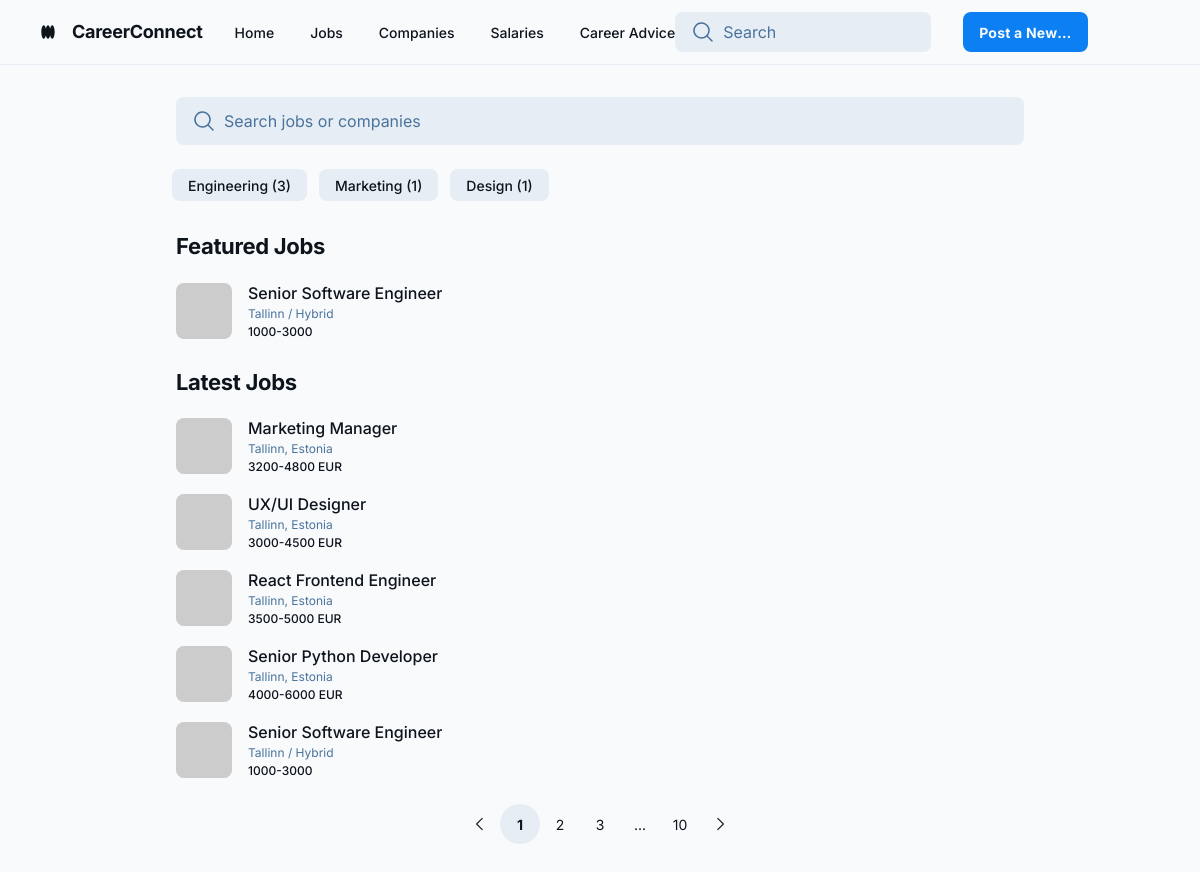
The page / on the database its author committed.
### jobs/models.py (models this page shows, shortened)
class Job(models.Model):
    CATEGORY_CHOICES = [
        ('engineering', 'Engineering'),
        ('design', 'Design'),
        ('marketing', 'Marketing'),
        ('sales', 'Sales'),
        ('product', 'Product'),
        ('operations', 'Operations'),
        ('finance', 'Finance'),
        ('hr', 'Human Resources'),
        ('customer_support', 'Customer Support'),
        ('other', 'Other'),
    ]
    STATUS_CHOICES = [
        ('live', 'Live'),
        ('in_review', 'In Review'),
    ]
    created_at = models.DateTimeField(auto_now_add=True)
    updated_at = models.DateTimeField(auto_now=True)
    expires_at = models.DateTimeField(null=True, blank=True, help_text="When this job ad expires and is no longer visible")
    is_featured = models.BooleanField(default=False, help_text="Whether this job is featured")
    status = models.CharField(max_length=20, choices=STATUS_CHOICES, default='in_review', help_text="Current status of the job posting")
    title = models.CharField(max_length=200)
    description = models.TextField()
    salary_range = models.CharField(max_length=100)
    category = models.CharField(max_length=50, choices=CATEGORY_CHOICES)
    location = models.CharField(max_length=200)
    company = models.ForeignKey(Company, on_delete=models.CASCADE, related_name='jobs')
    application_contact = models.CharField(max_length=255, default="", help_text="Email or URL for job applications")
    slug = models.SlugField(max_length=255, unique=True, blank=True, null=True, help_text="SEO-friendly URL slug")
    class Meta:
        ordering = ['-created_at']

### tallinnstartups/views.py (the view)
# urls.py: 2. Add a URL to urlpatterns:  path('', views.home, name='home')
def home(request):
    search_form = JobSearchForm(request.GET)
    search_query = None
    if search_form.is_valid() and search_form.cleaned_data.get('q'):
        search_query = search_form.cleaned_data['q']
    home_service = HomePageService()
    context = home_service.get_home_page_data(search_query=search_query)
    context['search_form'] = search_form
    return render(request, 'tallinnstartups/index.html', context)

### jobs/forms.py
class JobSearchForm(forms.Form):
    q = forms.CharField(
        max_length=255,
        required=False,
        strip=True,
        widget=forms.TextInput(attrs={
            'placeholder': 'Search jobs...',
            'class': 'form-input'
        })
    )
    def clean_q(self):
        query = self.cleaned_data.get('q')
        if query:
            query = re.sub(r'[<>"\';]', '', query)
            query = re.sub(r'\s+', ' ', query).strip()
        return query

### jobs/repositories.py (called while the page is built)
    @staticmethod
    def get_category_counts() -> QuerySet:
        return Job.objects.filter(
            status='live'
        ).values('category').annotate(count=Count('id')).order_by('-count')

    @staticmethod
    def get_featured_jobs(limit: int = 2) -> QuerySet:
        return Job.objects.filter(
            status='live',
            is_featured=True
        ).select_related('company')[:limit]

    @staticmethod
    def get_latest_jobs(limit: int = 5) -> QuerySet:
        return Job.objects.filter(
            status='live'
        ).select_related('company').order_by('-created_at')[:limit]

### jobs/services.py (called while the page is built)
    def get_home_page_data(self, search_query: str = None) -> Dict[str, Any]:
        if search_query:
            return self._get_search_results(search_query)
        else:
            return {
                'categories': self._get_formatted_categories(),
                'featured_jobs': self._get_formatted_featured_jobs(),
                'latest_jobs': self._get_formatted_latest_jobs(),
                'is_search_results': False,
                'search_query': None,
                'total_results': None
            }

    def _get_formatted_categories(self) -> List[Dict[str, Any]]:
        category_counts = self.job_repository.get_category_counts()
        categories = []
        for cat in category_counts:
            category_name = dict(Job.CATEGORY_CHOICES).get(
                cat['category'],
                cat['category'].title()
            )
            categories.append({
                'name': category_name,
                'count': cat['count'],
                'url': None
            })
        return categories

    def _get_formatted_featured_jobs(self) -> List[Dict[str, Any]]:
        featured_jobs = self.job_repository.get_featured_jobs()
        return [self._format_job_data(job) for job in featured_jobs]

### tallinnstartups/templates/tallinnstartups/index.html (shortened to what this page needs)
{% extends 'tallinnstartups/base.html' %}
{% block content %}
<div class="px-40 flex flex-1 justify-center py-5">
    <div class="layout-content-container flex flex-col max-w-[960px] flex-1">
        <div class="px-4 py-3">
            {% include 'tallinnstartups/components/search_bar.html' with placeholder="Search jobs or companies" large=True %}
        </div>
        {% if not is_search_results %}
            {% include 'tallinnstartups/components/job_categories.html' %}
        {% endif %}
        {% if featured_jobs or not is_search_results %}
            {% if is_search_results %}
                <h2 class="text-[#0d141c] text-[22px] font-bold leading-tight tracking-[-0.015em] px-4 pb-3 pt-5">Featured Results</h2>
            {% else %}
                <h2 class="text-[#0d141c] text-[22px] font-bold leading-tight tracking-[-0.015em] px-4 pb-3 pt-5">Featured Jobs</h2>
            {% endif %}
            {% if featured_jobs %}
            {% for job in featured_jobs %}
                {% include 'tallinnstartups/components/job_card.html' %}
            {% endfor %}
            {% endif %}
        {% endif %}
        {% if latest_jobs or not is_search_results %}
            {% if is_search_results %}
                <h2 class="text-[#0d141c] text-[22px] font-bold leading-tight tracking-[-0.015em] px-4 pb-3 pt-5">Latest Results</h2>
            {% else %}
                <h2 class="text-[#0d141c] text-[22px] font-bold leading-tight tracking-[-0.015em] px-4 pb-3 pt-5">Latest Jobs</h2>
            {% endif %}
            {% if latest_jobs %}
            {% for job in latest_jobs %}
                {% include 'tallinnstartups/components/job_card.html' %}
            {% endfor %}
            {% endif %}
        {% endif %}
        {% include 'tallinnstartups/components/pagination.html' %}
    </div>
</div>
{% endblock %}

### tallinnstartups/templates/tallinnstartups/base.html (shortened to what this page needs)
<!DOCTYPE html>
<html lang="en">
<head>
    <script src="https://cdn.tailwindcss.com?plugins=forms,container-queries"></script>
</head>
<body>
    <div class="relative flex size-full min-h-screen flex-col bg-slate-50 group/design-root overflow-x-hidden" style='font-family: Inter, "Noto Sans", sans-serif;'>
        <div class="layout-container flex h-full grow flex-col">
            {% include 'tallinnstartups/components/header.html' %}
            <main>
                {% block content %}{% endblock %}
            </main>
        </div>
    </div>
</body>
</html>

### tallinnstartups/templates/tallinnstartups/components/header.html (shortened to what this page needs)
<header class="flex items-center justify-between whitespace-nowrap border-b border-solid border-b-[#e7edf4] px-10 py-3">
    <div class="flex items-center gap-8">
        <div class="flex items-center gap-4 text-[#0d141c]">
            <div class="size-4">
            </div>
            <h2 class="text-[#0d141c] text-lg font-bold leading-tight tracking-[-0.015em]">CareerConnect</h2>
        </div>
        <nav class="flex items-center gap-9">
            <a class="text-[#0d141c] text-sm font-medium leading-normal" href="{% url 'home' %}">Home</a>
            <a class="text-[#0d141c] text-sm font-medium leading-normal" href="{% url 'jobs' %}">Jobs</a>
            <a class="text-[#0d141c] text-sm font-medium leading-normal" href="{% url 'companies' %}">Companies</a>
            <a class="text-[#0d141c] text-sm font-medium leading-normal" href="{% url 'salaries' %}">Salaries</a>
            <a class="text-[#0d141c] text-sm font-medium leading-normal" href="{% url 'career_advice' %}">Career Advice</a>
        </nav>
    </div>
    <div class="flex flex-1 justify-end gap-8">
        {% include 'tallinnstartups/components/search_bar.html' with placeholder="Search" %}
        <a href="{% url 'post_job' %}" class="flex min-w-[84px] max-w-[480px] cursor-pointer items-center justify-center overflow-hidden rounded-lg h-10 px-4 bg-[#0c7ff2] text-slate-50 text-sm font-bold leading-normal tracking-[0.015em]">
            <span class="truncate">Post a New Job</span>
        </a>
        <div class="bg-center bg-no-repeat aspect-square bg-cover rounded-full size-10"
             style='background-image: url("https://lh3.googleusercontent.com/aida-public/AB6AXuDmjLn_lShD5Q9gAma7ZUYIdSiCCy-W9Zp5yNPagaMEiTt3V4bW9xZUeL79IrOtiIiMhrRco2_aWMs7X5xOAI9zf_QgZUjxmMqEp-fcd5dQ9ko4N2qUX8QVLM5UxbqYbHpsHXRa4auOjzcgESl-8Pw9eZygA9C7U-HwK9gNVpUj1lCuSXKpRH3zBVoZIlZvzj5U3HRaG_QZayxqJfpTG7MWSvSMizfnPmDLCVHFhkdBofu4ejGTuAmGrBJ-sdjZTANJSHow5PXQ7rzh");'>
        </div>
    </div>
</header>

### tallinnstartups/templates/tallinnstartups/components/search_bar.html
<form method="GET" action="{% url 'home' %}" class="flex flex-col min-w-40 {% if large %}h-12 w-full{% else %}!h-10 max-w-64{% endif %}">
    <div class="flex w-full flex-1 items-stretch rounded-lg h-full">
        <div class="text-[#49739c] flex border-none bg-[#e7edf4] items-center justify-center pl-4 rounded-l-lg border-r-0"
             data-icon="MagnifyingGlass"
             data-size="24px"
             data-weight="regular">
            <svg xmlns="http://www.w3.org/2000/svg" width="24px" height="24px" fill="currentColor" viewBox="0 0 256 256">
                <path d="M229.66,218.34l-50.07-50.06a88.11,88.11,0,1,0-11.31,11.31l50.06,50.07a8,8,0,0,0,11.32-11.32ZM40,112a72,72,0,1,1,72,72A72.08,72.08,0,0,1,40,112Z"></path>
            </svg>
        </div>
        <input
            placeholder="{{ placeholder|default:'Search' }}"
            name="q"
            type="text"
            class="form-input flex w-full min-w-0 flex-1 resize-none overflow-hidden rounded-lg text-[#0d141c] focus:outline-0 focus:ring-0 border-none bg-[#e7edf4] focus:border-none h-full placeholder:text-[#49739c] px-4 rounded-l-none border-l-0 pl-2 text-base font-normal leading-normal"
            value="{{ request.GET.q|default:'' }}"
            onkeypress="if(event.key==='Enter'){this.form.submit();}"
        />
    </div>
</form>

### tallinnstartups/templates/tallinnstartups/components/job_categories.html (shortened to what this page needs)
<div class="flex gap-3 p-3 flex-wrap pr-4">
    {% for category in categories %}
        <div class="flex h-8 shrink-0 items-center justify-center gap-x-2 rounded-lg bg-[#e7edf4] pl-4 pr-4">
            <p class="text-[#0d141c] text-sm font-medium leading-normal">
                {% if category.url %}
                    <a href="{{ category.url }}" class="hover:underline">
                        {{ category.name }} ({{ category.count }})
                    </a>
                {% else %}
                    {{ category.name }} ({{ category.count }})
                {% endif %}
            </p>
        </div>
    {% endfor %}
</div>

### tallinnstartups/templates/tallinnstartups/components/job_card.html (shortened to what this page needs)
{% if job.slug %}
    <a href="{% url 'job_detail' slug=job.slug %}" class="block">
        <div class="flex items-center gap-4 bg-slate-50 px-4 min-h-[72px] py-2 hover:bg-slate-100 transition-colors cursor-pointer">
            <div class="bg-center bg-no-repeat aspect-square bg-cover rounded-lg size-14"
                 style='background-image: url("{{ job.company.logo_url|default:"https://via.placeholder.com/56x56?text=Co" }}");'>
            </div>
            <div class="flex flex-col justify-center">
                <p class="text-[#0d141c] text-base font-medium leading-normal line-clamp-1">
                    {{ job.title }}
                </p>
                {% if job.location %}
                    <p class="text-[#49739c] text-xs font-normal leading-normal">{{ job.location }}</p>
                {% endif %}
                {% if job.salary_range %}
                    <p class="text-[#0d141c] text-xs font-medium leading-normal">{{ job.salary_range }}</p>
                {% endif %}
            </div>
        </div>
    </a>
{% endif %}

### tallinnstartups/templates/tallinnstartups/components/pagination.html
{% if page_obj %}
<div class="flex items-center justify-center p-4">
    {% if page_obj.has_previous %}
        <a href="?page={{ page_obj.previous_page_number }}{% if request.GET.q %}&q={{ request.GET.q }}{% endif %}" class="flex size-10 items-center justify-center">
            <div class="text-[#0d141c]" data-icon="CaretLeft" data-size="18px" data-weight="regular">
                <svg xmlns="http://www.w3.org/2000/svg" width="18px" height="18px" fill="currentColor" viewBox="0 0 256 256">
                    <path d="M165.66,202.34a8,8,0,0,1-11.32,11.32l-80-80a8,8,0,0,1,0-11.32l80-80a8,8,0,0,1,11.32,11.32L91.31,128Z"></path>
                </svg>
            </div>
        </a>
    {% endif %}
    {% for num in page_obj.paginator.page_range %}
        {% if page_obj.number == num %}
            <span class="text-sm font-bold leading-normal tracking-[0.015em] flex size-10 items-center justify-center text-[#0d141c] rounded-full bg-[#e7edf4]">{{ num }}</span>
        {% elif num > page_obj.number|add:'-3' and num < page_obj.number|add:'3' %}
            <a class="text-sm font-normal leading-normal flex size-10 items-center justify-center text-[#0d141c] rounded-full hover:bg-[#e7edf4]" href="?page={{ num }}{% if request.GET.q %}&q={{ request.GET.q }}{% endif %}">{{ num }}</a>
        {% elif num == page_obj.number|add:'-4' or num == page_obj.number|add:'4' %}
            <span class="text-sm font-normal leading-normal flex size-10 items-center justify-center text-[#0d141c] rounded-full">...</span>
        {% endif %}
    {% endfor %}
    {% if page_obj.has_next %}
        <a href="?page={{ page_obj.next_page_number }}{% if request.GET.q %}&q={{ request.GET.q }}{% endif %}" class="flex size-10 items-center justify-center">
            <div class="text-[#0d141c]" data-icon="CaretRight" data-size="18px" data-weight="regular">
                <svg xmlns="http://www.w3.org/2000/svg" width="18px" height="18px" fill="currentColor" viewBox="0 0 256 256">
                    <path d="M181.66,133.66l-80,80a8,8,0,0,1-11.32-11.32L164.69,128,90.34,53.66a8,8,0,0,1,11.32-11.32l80,80A8,8,0,0,1,181.66,133.66Z"></path>
                </svg>
            </div>
        </a>
    {% endif %}
</div>
{% else %}
<div class="flex items-center justify-center p-4">
    <a href="#" class="flex size-10 items-center justify-center">
        <div class="text-[#0d141c]" data-icon="CaretLeft" data-size="18px" data-weight="regular">
            <svg xmlns="http://www.w3.org/2000/svg" width="18px" height="18px" fill="currentColor" viewBox="0 0 256 256">
                <path d="M165.66,202.34a8,8,0,0,1-11.32,11.32l-80-80a8,8,0,0,1,0-11.32l80-80a8,8,0,0,1,11.32,11.32L91.31,128Z"></path>
            </svg>
        </div>
    </a>
    <a class="text-sm font-bold leading-normal tracking-[0.015em] flex size-10 items-center justify-center text-[#0d141c] rounded-full bg-[#e7edf4]" href="#">1</a>
    <a class="text-sm font-normal leading-normal flex size-10 items-center justify-center text-[#0d141c] rounded-full" href="#">2</a>
    <a class="text-sm font-normal leading-normal flex size-10 items-center justify-center text-[#0d141c] rounded-full" href="#">3</a>
    <span class="text-sm font-normal leading-normal flex size-10 items-center justify-center text-[#0d141c] rounded-full">...</span>
    <a class="text-sm font-normal leading-normal flex size-10 items-center justify-center text-[#0d141c] rounded-full" href="#">10</a>
    <a href="#" class="flex size-10 items-center justify-center">
        <div class="text-[#0d141c]" data-icon="CaretRight" data-size="18px" data-weight="regular">
            <svg xmlns="http://www.w3.org/2000/svg" width="18px" height="18px" fill="currentColor" viewBox="0 0 256 256">
                <path d="M181.66,133.66l-80,80a8,8,0,0,1-11.32-11.32L164.69,128,90.34,53.66a8,8,0,0,1,11.32-11.32l80,80A8,8,0,0,1,181.66,133.66Z"></path>
            </svg>
        </div>
    </a>
</div>
{% endif %}

### rows shown on the page
Job: title "Senior Software Engineer" "Senior Software Engineer", location "Tallinn / Hybrid" "Tallinn / Hybrid", salary_range "1000-3000" "1000-3000"
Job: title "Marketing Manager", location "Tallinn, Estonia", salary_range "3200-4800 EUR"
Job: title "UX/UI Designer", location "Tallinn, Estonia", salary_range "3000-4500 EUR"
Job: title "React Frontend Engineer", location "Tallinn, Estonia", salary_range "3500-5000 EUR"
Job: title "Senior Python Developer", location "Tallinn, Estonia", salary_range "4000-6000 EUR"

### other values the page prints
{{ category.name }} "Engineering" "Marketing" "Design"
{{ category.count }} "3" "1" "1"
